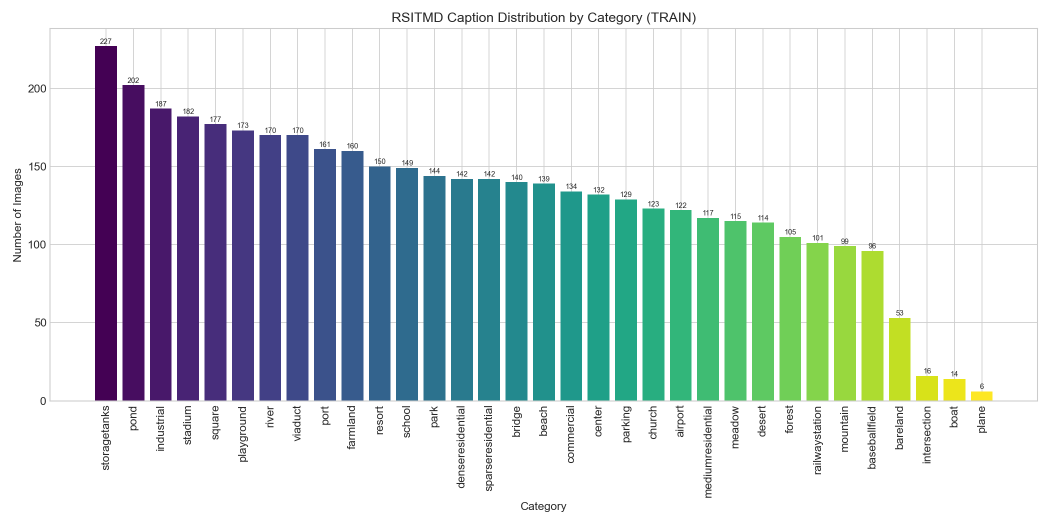
#> input picture report/figures/txt_01_category_distribution_train.png, 2100 x 1050 px (shown at 1/2 size)
$ python -i eda_multimodal.py   (imports and definitions only)
#> lines starting #> are read from the running program, lines starting #| are printed output that depends on the picture
#!/usr/bin/env python3
"""
EDA for RSITMD Dataset - Multimodal (Image + Text)
==================================================
Exploratory Data Analysis following the format from AI Learning Hub
Reference: Z. Yuan et al., IEEE TGRS 2021

Analysis includes:
1. Text Analysis (caption-level statistics)
2. Image Analysis (category distribution)
3. Multimodal Analysis (image-text relationships)
"""

import json
import re
import sys
import numpy as np
import pandas as pd
import matplotlib.pyplot as plt
import seaborn as sns
from collections import Counter, defaultdict
from pathlib import Path
import warnings
# [1 line not run here, left out]

try:
    from nltk.util import ngrams
except ImportError as e:
    sys.stderr.write("[LỖI] Thiếu nltk. Cài: pip install nltk\n")
    raise SystemExit(1) from e

try:
    from sklearn.feature_extraction.text import TfidfVectorizer
    from sklearn.metrics.pairwise import cosine_similarity
except ImportError as e:
    sys.stderr.write(
        "[LỖI] Thiếu scikit-learn — cần TF-IDF và cosine_similarity.\n"
        "      Cài: pip install scikit-learn\n"
    )
    raise SystemExit(1) from e

try:
    from PIL import Image
except ImportError as e:
    sys.stderr.write("[LỖI] Thiếu Pillow. Cài: pip install Pillow\n")
    raise SystemExit(1) from e

# Visualization settings
# [1 line not run here, left out]
plt.rcParams['figure.figsize'] = (12, 8)
plt.rcParams['font.size'] = 11
plt.rcParams['axes.titlesize'] = 13
plt.rcParams['axes.labelsize'] = 11

# Paths
PROJECT_ROOT = Path(__file__).parent.parent
DATA_CANDIDATES = [
    PROJECT_ROOT / "RSITMD" / "dataset_RSITMD.json",
    Path("/Users/nhi/Documents/school/252/p4/btl/RSITMD/dataset_RSITMD.json"),
]
DATA_FILE = next((p for p in DATA_CANDIDATES if p.exists()), DATA_CANDIDATES[0])
IMG_DIR = DATA_FILE.parent / "images"
OUTPUT_DIR = PROJECT_ROOT / "report" / "figures"
# [1 line not run here, left out]

# Stopwords
STOP_WORDS = set([
    'i', 'me', 'my', 'myself', 'we', 'our', 'ours', 'ourselves', 'you', "you're",
    "you've", "you'll", "you'd", 'your', 'yours', 'yourself', 'yourselves', 'he',
    'him', 'his', 'himself', 'she', "she's", 'her', 'hers', 'herself', 'it', "it's",
    'its', 'itself', 'they', 'them', 'their', 'theirs', 'themselves', 'what', 'which',
    'who', 'whom', 'this', 'that', "that'll", 'these', 'those', 'am', 'is', 'are',
    'was', 'were', 'be', 'been', 'being', 'have', 'has', 'had', 'having', 'do',
    'does', 'did', 'doing', 'a', 'an', 'the', 'and', 'but', 'if', 'or', 'because',
    'as', 'until', 'while', 'of', 'at', 'by', 'for', 'with', 'about', 'against',
    'between', 'into', 'through', 'during', 'before', 'after', 'above', 'below',
    'to', 'from', 'up', 'down', 'in', 'out', 'on', 'off', 'over', 'under', 'again',
    'further', 'then', 'once', 'here', 'there', 'when', 'where', 'why', 'how', 'all',
    'each', 'few', 'more', 'most', 'other', 'some', 'such', 'no', 'nor', 'not',
    'only', 'own', 'same', 'so', 'than', 'too', 'very', 'can', 'will', 'just',
    'should', 'now', 'one', 'also'
])


# [450 lines left out: functions load_data, run_data_audit, clean_output_dir, parse_filename, tokenize, analyze_text and 5 more, not called in this run]


def analyze_image_pixel(imgs, split='train'):
    """Analyze pixel-level visual statistics per image category."""
    print(f"\n{'='*60}")
    print(f"IMAGE PIXEL ANALYSIS — {split.upper()} SET")
    print(f"{'='*60}")

    cats = [parse_filename(img['filename']) for img in imgs]
    cat_counts = Counter(cats)
    brightness, texture, dom_channel = compute_category_pixel_stats(imgs)
    image_df = compute_image_level_stats(imgs)
    global_rgb_df, p05_rgb = compute_global_rgb_channel_means(imgs)

    blur_by_cat = {}
    if not image_df.empty:
        blur_by_cat = image_df.groupby('category')['blur_score'].mean().to_dict()

    rows = []
    for cat, count in sorted(cat_counts.items(), key=lambda x: -x[1]):
        rows.append({
            'Category': cat,
            'Images': count,
            'Brightness': round(brightness.get(cat, 0.50), 3),
            'Texture': round(texture.get(cat, 0.12), 3),
            'Blur': round(float(blur_by_cat.get(cat, 0.0)), 4),
            'Dom. Channel': dom_channel.get(cat, 'R≈G>B'),
        })

    vis_df = pd.DataFrame(rows)
    print(f"\nBrightness range: {vis_df['Brightness'].min():.3f} – {vis_df['Brightness'].max():.3f}")
    print(f"Texture range   : {vis_df['Texture'].min():.3f} – {vis_df['Texture'].max():.3f}")
    if not image_df.empty:
        print(f"Blur range      : {image_df['blur_score'].min():.4f} – {image_df['blur_score'].max():.4f}")
        print(f"Image size      : {image_df['width'].min()}x{image_df['height'].min()} to "
              f"{image_df['width'].max()}x{image_df['height'].max()}")
    print("\nDominant RGB channel distribution:")
    for ch, cnt in vis_df['Dom. Channel'].value_counts().items():
        print(f"  {ch}: {cnt} categories")

    print(f"\nPer-Category Visual Statistics ({split.upper()})")
    print(vis_df.sort_values('Brightness', ascending=False).to_string(index=False))

    if not global_rgb_df.empty:
        print(f"\nGlobal RGB P05 (full split, all images with readable TIF — for multimodal noise rules):")
        print(f"  P05(R)={p05_rgb['r']:.4f}  P05(G)={p05_rgb['g']:.4f}  P05(B)={p05_rgb['b']:.4f}  (n={len(global_rgb_df)} images)")

    return {
        'vis_df': vis_df,
        'brightness': brightness,
        'texture': texture,
        'dom_channel': dom_channel,
        'image_df': image_df,
        'global_rgb_df': global_rgb_df,
        'p05_rgb': p05_rgb,
    }


# [1047 lines left out: functions viz_image_pixel, analyze_image, viz_image, main, analyze_multimodal, viz_multimodal and 4 more, not called in this run]


# ─────────────────────────────────────────────
# MAIN
# ─────────────────────────────────────────────
# [2 lines not run here, left out]

>>> import cv2
>>> picture = cv2.imread('../../report/figures/txt_01_category_distribution_train.png', cv2.IMREAD_GRAYSCALE)
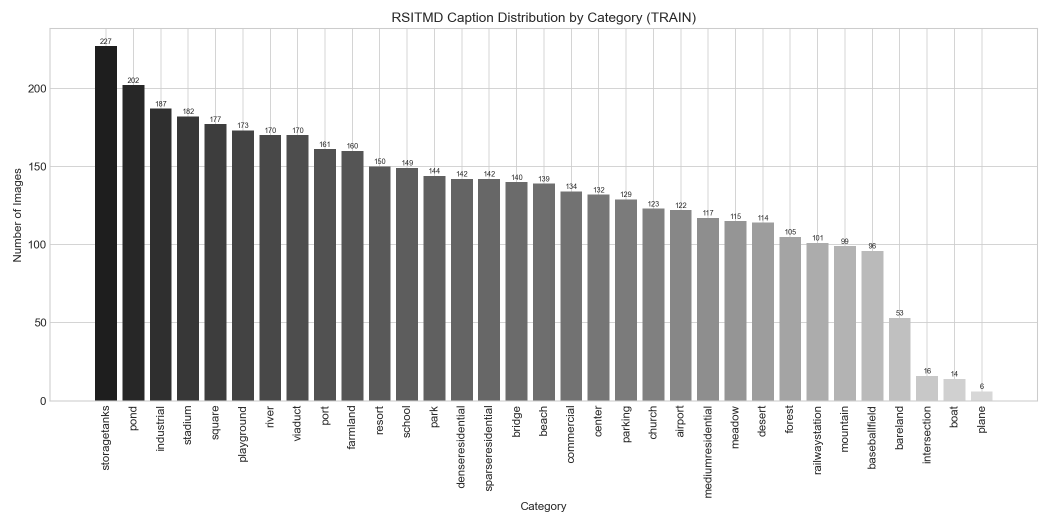
#> picture: shape (1050, 2100) (shown at 1/2 size); min 30, max 255, mean 210.5
>>> result = analyze_image_pixel(picture)
#> (the run stopped early here; a loop or call above may not have finished)

$ run again, on report/figures/img_01_class_distribution_test.png
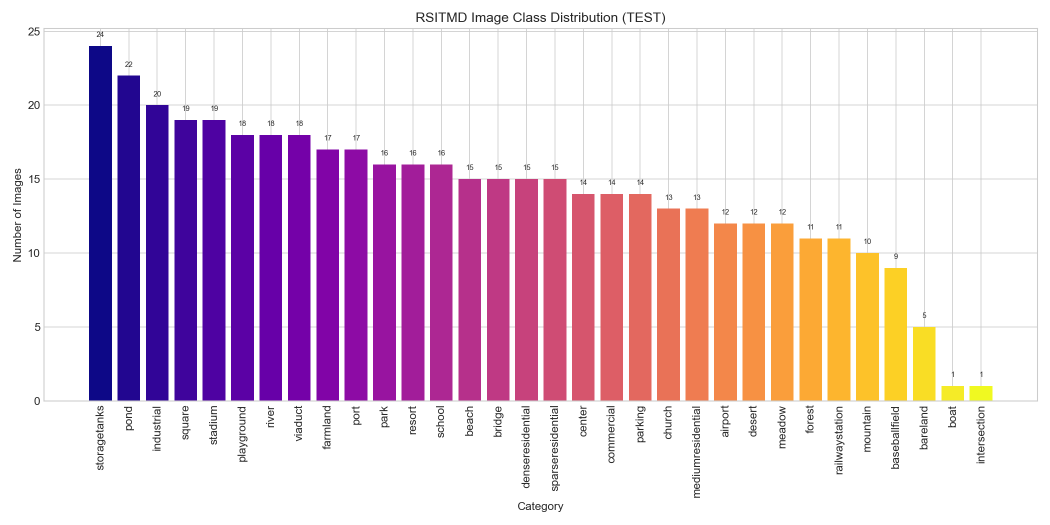
#> input picture report/figures/img_01_class_distribution_test.png, 2100 x 1050 px (shown at 1/2 size)
#> `picture = cv2.imread('../../report/figures/txt_01_category_distributio..`:
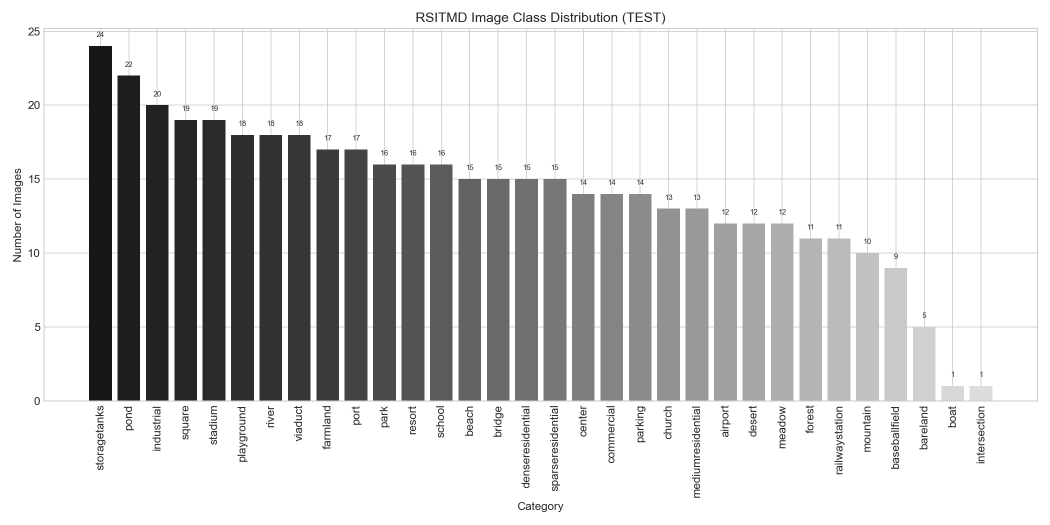
#> picture: shape (1050, 2100) (shown at 1/2 size); min 23, max 255, mean 208.4

$ run again, on report/figures/img_01b_class_sorted_test.png
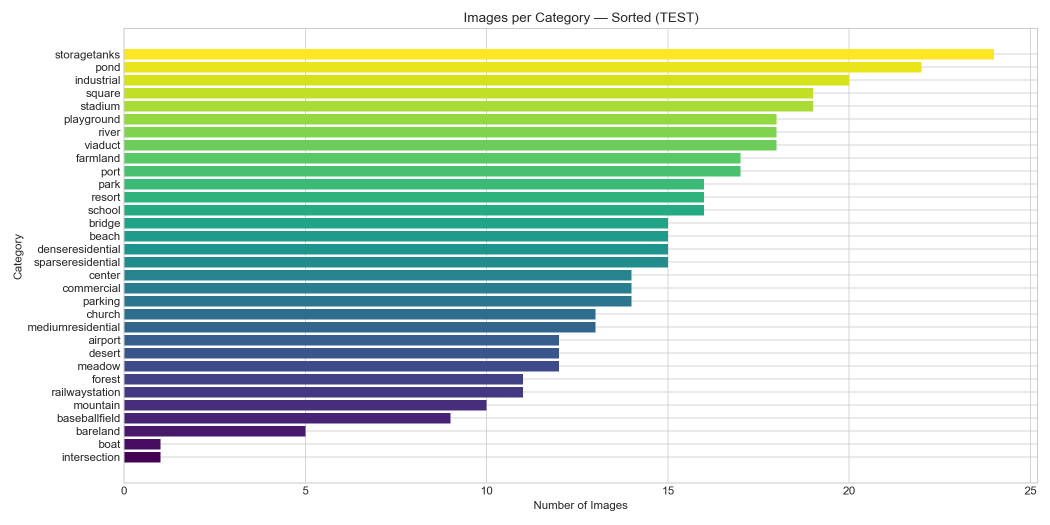
#> input picture report/figures/img_01b_class_sorted_test.png, 2100 x 1050 px (shown at 1/2 size)
#> `picture = cv2.imread('../../report/figures/txt_01_category_distributio..`:
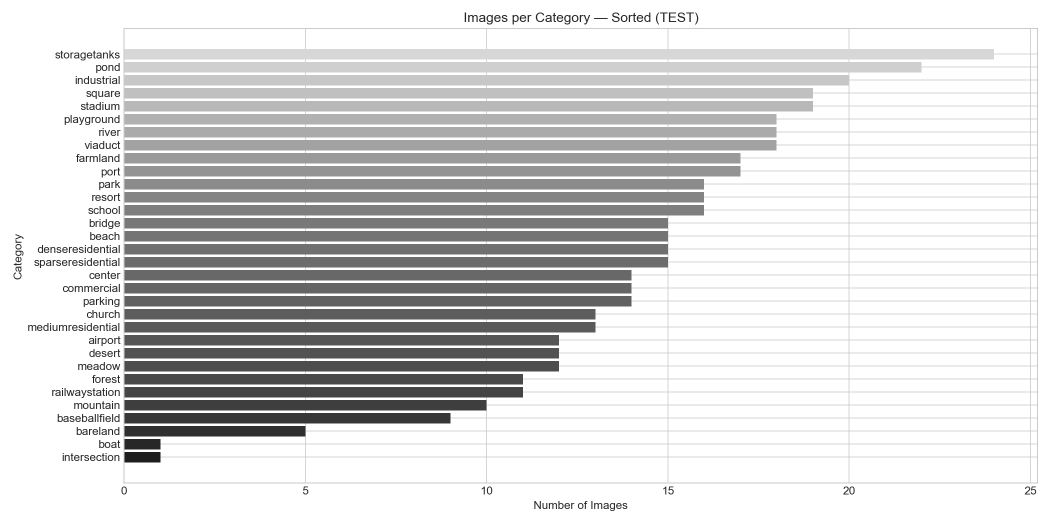
#> picture: shape (1050, 2100) (shown at 1/2 size); min 30, max 255, mean 214.2
